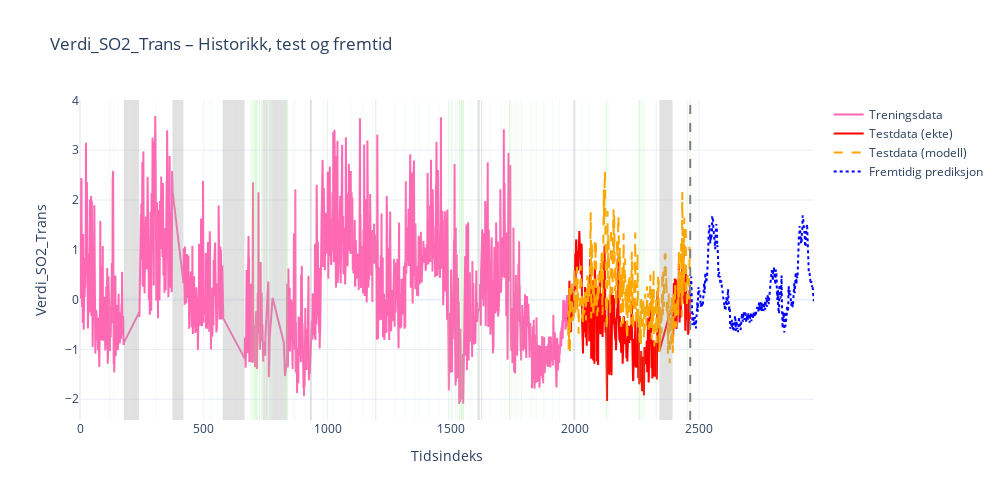
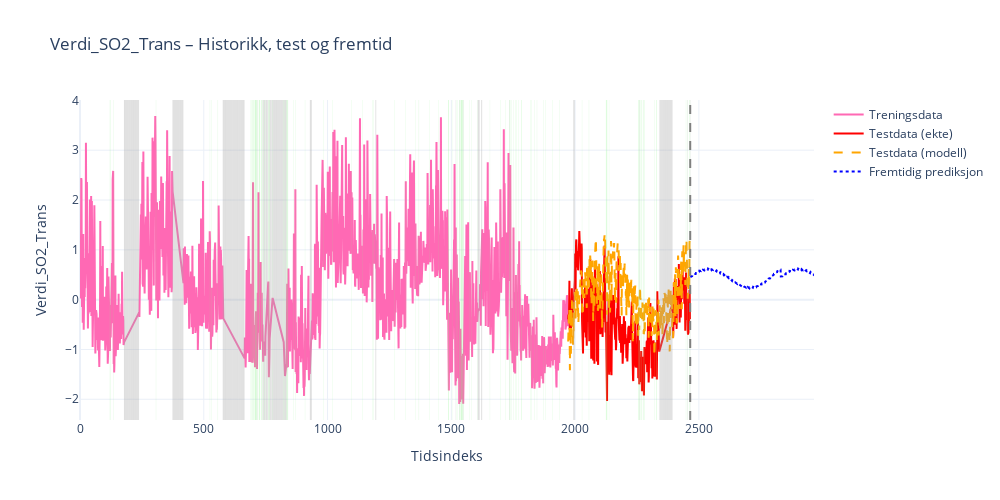

Here is the notebook cell these charts were saved with, in order:
### Code cell
prediction_with_futurevalues(df=data, target_col="Verdi_SO2_Trans", features=features, model_object=LGBMRegressor(), 
                                  num_days=500, coverage=data["Dekningsgrad_SO2"])         
prediction_with_futurevalues(df=data, target_col="Verdi_SO2_Trans", features=features, model_object=LinearRegression(), 
                                  num_days=500, coverage=data["Dekningsgrad_SO2"])
